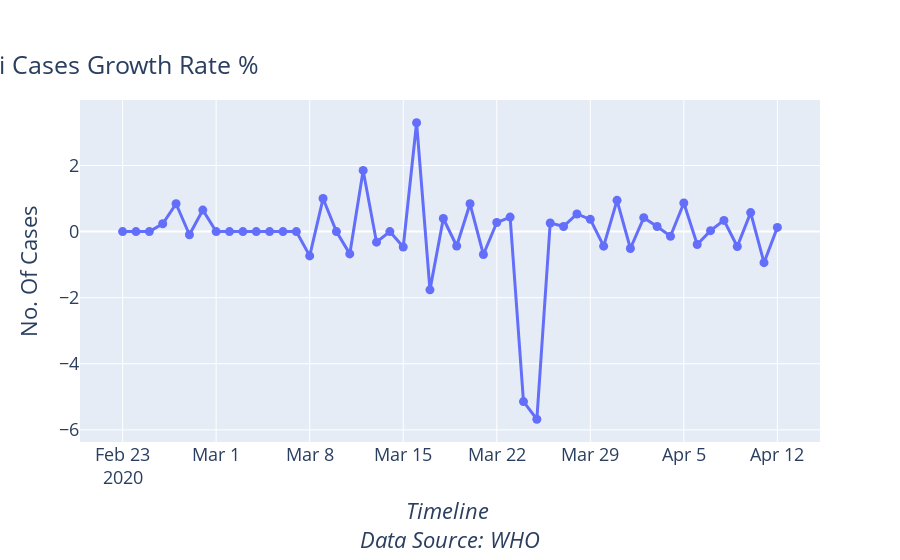

The notebook cell saved with this chart:
### Markdown cell above
## Daily Percent Change in Growth Rate

Useful for tracking whether the growth rate is increasing. Any positive percentage indicates exponential growth.

### Code cell
#hide_input
fig = go.Figure()

tmp_df = ku_df.copy()
tmp_df = tmp_df[tmp_df['Growth Rate Accel'] < 10]

fig.add_trace(go.Scatter(x=tmp_df['Date'], 
                         y=tmp_df['Growth Rate Accel'],
                         mode='lines+markers',
                         name='Growth Acceleration',
                         #line=dict(color='Green', width=3)
                         ))
# Configure other layout properties
fig.update_layout(
    title={'text': 'Kuwaiti Cases Growth Rate %', 'y':0.9, 'x':0.1, 'xanchor': 'center', 'yanchor': 'top'},
    xaxis=dict(
        title='<i>Timeline <br>Data Source: WHO</i>',
    ),
    yaxis=dict(
        title='No. Of Cases',
    ),
   )
fig.show()

### Figure 1 — Plotly figure (JSON) as saved in the notebook; plotly's stock layout.template omitted (floating-point values rounded to 4 significant figures)
{"data": [{"mode": "lines+markers", "name": "Growth Acceleration", "type": "scatter", "x": ["2020-02-23T00:00:00", "2020-02-24T00:00:00", "2020-02-25T00:00:00", "2020-02-26T00:00:00", "2020-02-27T00:00:00", "2020-02-28T00:00:00", "2020-02-29T00:00:00", "2020-03-01T00:00:00", "2020-03-02T00:00:00", "2020-03-03T00:00:00", "2020-03-04T00:00:00", "2020-03-05T00:00:00", "2020-03-06T00:00:00", "2020-03-07T00:00:00", "2020-03-08T00:00:00", "2020-03-09T00:00:00", "2020-03-10T00:00:00", "2020-03-11T00:00:00", "2020-03-12T00:00:00", "2020-03-13T00:00:00", "2020-03-14T00:00:00", "2020-03-15T00:00:00", "2020-03-16T00:00:00", "2020-03-17T00:00:00", "2020-03-18T00:00:00", "2020-03-19T00:00:00", "2020-03-20T00:00:00", "2020-03-21T00:00:00", "2020-03-22T00:00:00", "2020-03-23T00:00:00", "2020-03-24T00:00:00", "2020-03-25T00:00:00", "2020-03-26T00:00:00", "2020-03-27T00:00:00", "2020-03-28T00:00:00", "2020-03-29T00:00:00", "2020-03-30T00:00:00", "2020-03-31T00:00:00", "2020-04-01T00:00:00", "2020-04-02T00:00:00", "2020-04-03T00:00:00", "2020-04-04T00:00:00", "2020-04-05T00:00:00", "2020-04-06T00:00:00", "2020-04-07T00:00:00", "2020-04-08T00:00:00", "2020-04-09T00:00:00", "2020-04-10T00:00:00", "2020-04-11T00:00:00", "2020-04-12T00:00:00"], "y": [0, 0, 0, 0.2364, 0.842, -0.09471, 0.6512, 0, 0, 0, 0, 0, 0, 0, -0.7356, 1, 0, -0.675, 1.852, -0.3194, 0, -0.4667, 3.295, -1.764, 0.3971, -0.4356, 0.8423, -0.6935, 0.2739, 0.4398, -5.144, -5.68, 0.2611, 0.1553, 0.5329, 0.3713, -0.4406, 0.9451, -0.5117, 0.4213, 0.1554, -0.14, 0.8665, -0.3892, 0.02917, 0.3389, -0.4507, 0.575, -0.9411, 0.1267]}], "layout": {"autosize": true, "title": {"text": "Kuwaiti Cases Growth Rate %", "x": 0.1, "xanchor": "center", "y": 0.9, "yanchor": "top"}, "xaxis": {"autorange": true, "range": ["2020-02-19 22:47:42.6506", "2020-04-15 01:12:17.3494"], "title": {"text": "<i>Timeline <br>Data Source: WHO</i>"}, "type": "date"}, "yaxis": {"autorange": true, "range": [-6.463, 4.077], "title": {"text": "No. Of Cases"}, "type": "linear"}}}
